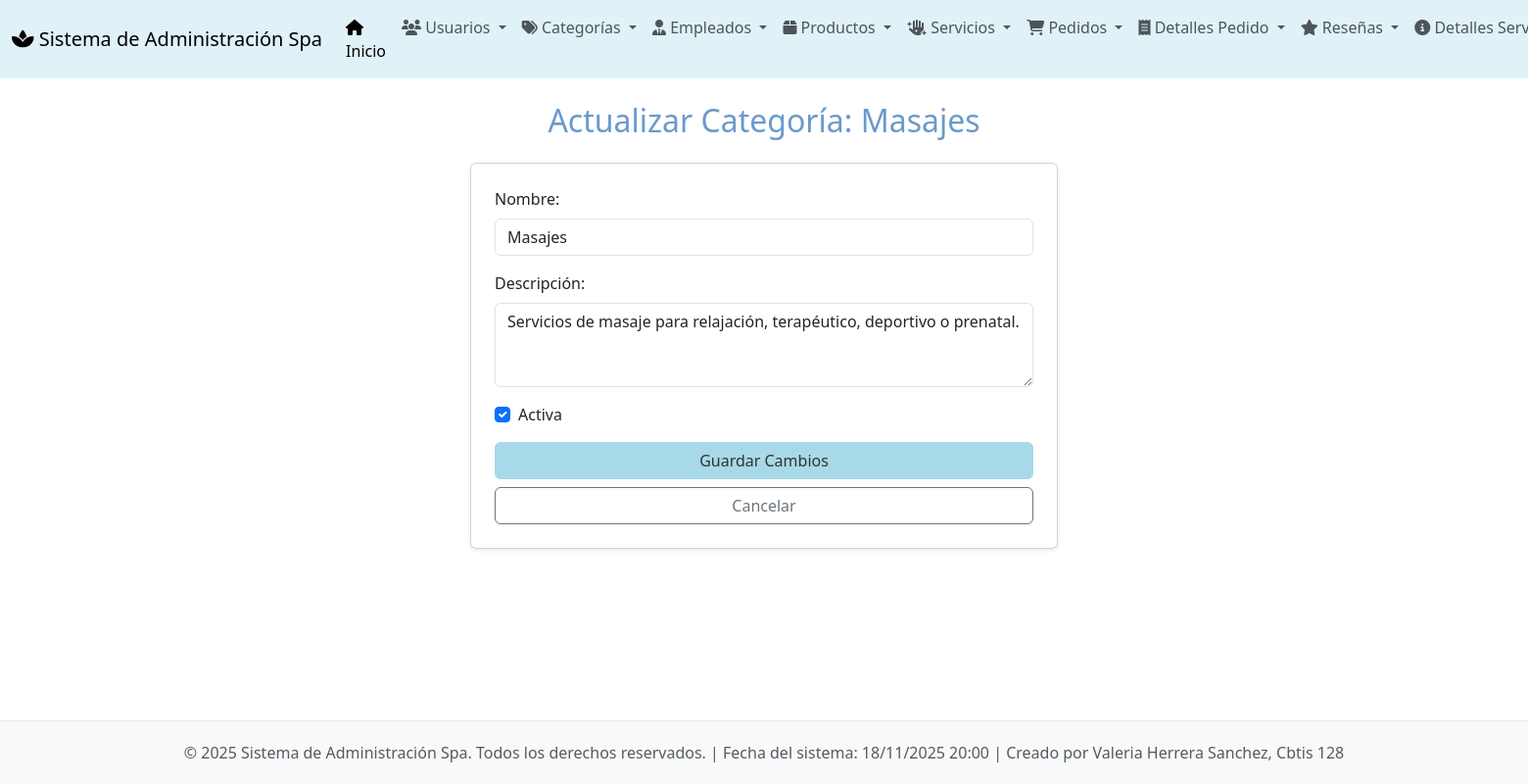
The page /categorias/actualizar/2/ on the database its author committed.
### app_Spa/models.py (models this page shows, shortened)
class Categorias(models.Model):
    id_categoria = models.AutoField(primary_key=True, unique=True)
    nombre = models.CharField(max_length=100)
    descripcion = models.TextField()
    fecha_creacion = models.DateTimeField(auto_now_add=True)
    activa = models.BooleanField(default=True)

### app_Spa/views.py (the view)
# urls.py: path('categorias/actualizar/<int:id_categoria>/', views.actualizar_categoria, name='actualizar_categoria'),
def actualizar_categoria(request, id_categoria):
    categoria = get_object_or_404(Categorias, pk=id_categoria)
    if request.method == 'POST':
        categoria.nombre = request.POST['nombre']
        categoria.descripcion = request.POST['descripcion']
        categoria.activa = request.POST.get('activa', False) == 'on'
        categoria.save()
        return redirect('ver_categorias')
    return render(request, 'categorias/actualizar_categoria.html', {'categoria': categoria})

### app_Spa/templates/categorias/actualizar_categoria.html (shortened to what this page needs)
{% extends 'base.html' %}
{% block content %}
<h2 class="mb-4 text-center" style="color: #6a9acb;">Actualizar Categoría: {{ categoria.nombre }}</h2>
<div class="card p-4 shadow-sm mx-auto" style="max-width: 600px;">
    <form method="post">
        <div class="mb-3">
            <label for="nombre" class="form-label">Nombre:</label>
            <input type="text" class="form-control" id="nombre" name="nombre" value="{{ categoria.nombre }}" required>
        </div>
        <div class="mb-3">
            <label for="descripcion" class="form-label">Descripción:</label>
            <textarea class="form-control" id="descripcion" name="descripcion" rows="3">{{ categoria.descripcion }}</textarea>
        </div>
        <div class="form-check mb-3">
            <input type="checkbox" class="form-check-input" id="activa" name="activa" {% if categoria.activa %}checked{% endif %}>
            <label class="form-check-label" for="activa">Activa</label>
        </div>
        <div class="d-grid gap-2">
            <button type="submit" class="btn btn-primary">Guardar Cambios</button>
            <a href="{% url 'ver_categorias' %}" class="btn btn-outline-secondary">Cancelar</a>
        </div>
    </form>
</div>
{% endblock %}

### app_Spa/templates/base.html (style rules this page uses)
body { display: flex; flex-direction: column; min-height: 100vh; }
.btn-primary { background-color: #a7d9e8; border-color: #a7d9e8; color: #333; }

### rows shown on the page
Categorias: nombre "Masajes", descripcion "Servicios de masaje para relajación, terapéutico, deportivo o prenatal.", activa "☑"
